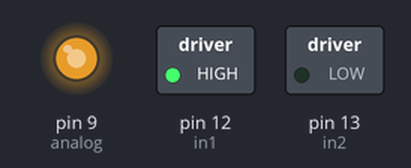
Simulated run of this sketch. Board: Arduino Uno, built with avr-gcc and run on an emulated ATmega328P. Shown: switched loads named in the sketch (green lamp = pin HIGH), output pins drawn as LEDs (lit = HIGH).

Above: at 0.1 s.
Timing chart, 0 to 1.6 s (numbered marks = the images above):
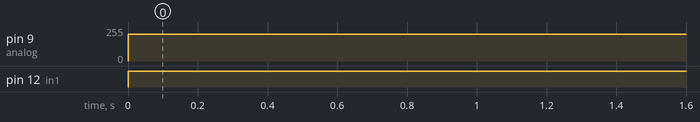

The sketch:

S19_2_Motor.ino
```cpp
/*
 * Haha, Motor go weeee
 * 6.9.420
 * Shreck
 */

int analog = 9;
int in1 = 12;
int in2 = 13;

int sec = 1000;

void setup() {
  Serial.begin(9600);

  pinMode(in1, OUTPUT);
  pinMode(in2, OUTPUT);
}

void loop() {
  analogWrite(analog, 200);
  digitalWrite(in1, HIGH);
  digitalWrite(in2, LOW);
  delay(sec);
}
```

Measured:
- by itself, pin 9 (analog): 0/255 → 200/255 at 0.00 s
- by itself, pin 12 (in1): LOW → HIGH at 0.00 s
